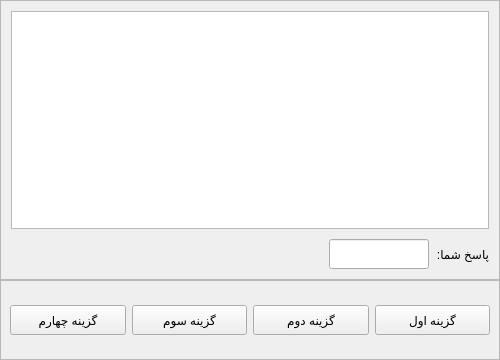
<?xml version="1.0" encoding="UTF-8"?>
<ui version="4.0">
 <class>Frame</class>
 <widget class="QFrame" name="Frame">
  <property name="geometry">
   <rect>
    <x>0</x>
    <y>0</y>
    <width>500</width>
    <height>360</height>
   </rect>
  </property>
  <property name="windowTitle">
   <string>Frame</string>
  </property>
  <layout class="QVBoxLayout" name="verticalLayout">
   <property name="spacing">
    <number>0</number>
   </property>
   <property name="leftMargin">
    <number>0</number>
   </property>
   <property name="topMargin">
    <number>0</number>
   </property>
   <property name="rightMargin">
    <number>0</number>
   </property>
   <property name="bottomMargin">
    <number>0</number>
   </property>
   <item>
    <widget class="QFrame" name="questionFrame">
     <property name="minimumSize">
      <size>
       <width>500</width>
       <height>280</height>
      </size>
     </property>
     <property name="layoutDirection">
      <enum>Qt::LeftToRight</enum>
     </property>
     <property name="styleSheet">
      <string notr="true"/>
     </property>
     <property name="frameShape">
      <enum>QFrame::StyledPanel</enum>
     </property>
     <property name="frameShadow">
      <enum>QFrame::Raised</enum>
     </property>
     <layout class="QGridLayout" name="gridLayout">
      <property name="leftMargin">
       <number>10</number>
      </property>
      <property name="topMargin">
       <number>10</number>
      </property>
      <property name="rightMargin">
       <number>10</number>
      </property>
      <property name="bottomMargin">
       <number>10</number>
      </property>
      <property name="horizontalSpacing">
       <number>0</number>
      </property>
      <property name="verticalSpacing">
       <number>10</number>
      </property>
      <item row="1" column="0">
       <layout class="QHBoxLayout" name="horizontalLayout_2">
        <property name="spacing">
         <number>0</number>
        </property>
        <item>
         <spacer name="horizontalSpacer">
          <property name="orientation">
           <enum>Qt::Horizontal</enum>
          </property>
          <property name="sizeHint" stdset="0">
           <size>
            <width>40</width>
            <height>20</height>
           </size>
          </property>
         </spacer>
        </item>
        <item>
         <widget class="QLineEdit" name="anwserLineEdit">
          <property name="minimumSize">
           <size>
            <width>0</width>
            <height>30</height>
           </size>
          </property>
          <property name="maximumSize">
           <size>
            <width>100</width>
            <height>16777215</height>
           </size>
          </property>
          <property name="readOnly">
           <bool>true</bool>
          </property>
         </widget>
        </item>
        <item>
         <widget class="QLabel" name="anwserLabel">
          <property name="minimumSize">
           <size>
            <width>60</width>
            <height>30</height>
           </size>
          </property>
          <property name="text">
           <string>پاسخ شما:</string>
          </property>
         </widget>
        </item>
       </layout>
      </item>
      <item row="0" column="0">
       <widget class="QTextEdit" name="questionTextEdit">
        <property name="layoutDirection">
         <enum>Qt::RightToLeft</enum>
        </property>
        <property name="readOnly">
         <bool>true</bool>
        </property>
       </widget>
      </item>
     </layout>
    </widget>
   </item>
   <item>
    <widget class="QFrame" name="optionsFrame">
     <property name="minimumSize">
      <size>
       <width>500</width>
       <height>80</height>
      </size>
     </property>
     <property name="styleSheet">
      <string notr="true"/>
     </property>
     <property name="frameShape">
      <enum>QFrame::StyledPanel</enum>
     </property>
     <property name="frameShadow">
      <enum>QFrame::Raised</enum>
     </property>
     <layout class="QHBoxLayout" name="horizontalLayout">
      <item>
       <widget class="QPushButton" name="optionFourButton">
        <property name="minimumSize">
         <size>
          <width>75</width>
          <height>30</height>
         </size>
        </property>
        <property name="text">
         <string>گزینه چهارم</string>
        </property>
       </widget>
      </item>
      <item>
       <widget class="QPushButton" name="optionThreeButton">
        <property name="minimumSize">
         <size>
          <width>75</width>
          <height>30</height>
         </size>
        </property>
        <property name="text">
         <string>گزینه سوم</string>
        </property>
       </widget>
      </item>
      <item>
       <widget class="QPushButton" name="optionTwoButton">
        <property name="minimumSize">
         <size>
          <width>75</width>
          <height>30</height>
         </size>
        </property>
        <property name="text">
         <string>گزینه دوم</string>
        </property>
       </widget>
      </item>
      <item>
       <widget class="QPushButton" name="optionOneButton">
        <property name="minimumSize">
         <size>
          <width>75</width>
          <height>30</height>
         </size>
        </property>
        <property name="text">
         <string>گزینه اول</string>
        </property>
       </widget>
      </item>
     </layout>
    </widget>
   </item>
  </layout>
 </widget>
 <resources/>
 <connections/>
</ui>
